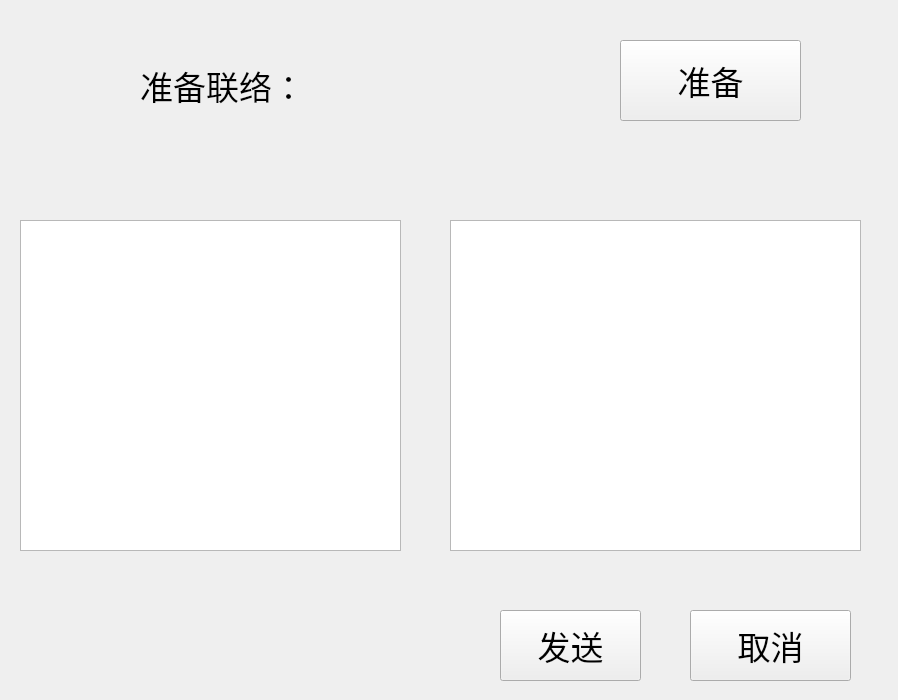
<?xml version="1.0" encoding="UTF-8"?>
<ui version="4.0">
 <class>message</class>
 <widget class="QWidget" name="message">
  <property name="geometry">
   <rect>
    <x>0</x>
    <y>0</y>
    <width>898</width>
    <height>700</height>
   </rect>
  </property>
  <property name="windowTitle">
   <string>Form</string>
  </property>
  <widget class="QLabel" name="label">
   <property name="geometry">
    <rect>
     <x>140</x>
     <y>50</y>
     <width>211</width>
     <height>71</height>
    </rect>
   </property>
   <property name="font">
    <font>
     <pointsize>25</pointsize>
    </font>
   </property>
   <property name="text">
    <string>准备联络：</string>
   </property>
  </widget>
  <widget class="QPushButton" name="zhunbei">
   <property name="geometry">
    <rect>
     <x>620</x>
     <y>40</y>
     <width>181</width>
     <height>81</height>
    </rect>
   </property>
   <property name="font">
    <font>
     <pointsize>25</pointsize>
    </font>
   </property>
   <property name="text">
    <string>准备</string>
   </property>
  </widget>
  <widget class="QTextEdit" name="textread">
   <property name="geometry">
    <rect>
     <x>20</x>
     <y>220</y>
     <width>381</width>
     <height>331</height>
    </rect>
   </property>
   <property name="font">
    <font>
     <pointsize>25</pointsize>
    </font>
   </property>
  </widget>
  <widget class="QTextEdit" name="textsend">
   <property name="geometry">
    <rect>
     <x>450</x>
     <y>220</y>
     <width>411</width>
     <height>331</height>
    </rect>
   </property>
   <property name="font">
    <font>
     <pointsize>25</pointsize>
    </font>
   </property>
  </widget>
  <widget class="QPushButton" name="send">
   <property name="geometry">
    <rect>
     <x>500</x>
     <y>610</y>
     <width>141</width>
     <height>71</height>
    </rect>
   </property>
   <property name="font">
    <font>
     <pointsize>25</pointsize>
    </font>
   </property>
   <property name="text">
    <string>发送</string>
   </property>
  </widget>
  <widget class="QPushButton" name="pushButton_3">
   <property name="geometry">
    <rect>
     <x>690</x>
     <y>610</y>
     <width>161</width>
     <height>71</height>
    </rect>
   </property>
   <property name="font">
    <font>
     <pointsize>25</pointsize>
    </font>
   </property>
   <property name="text">
    <string>取消</string>
   </property>
  </widget>
 </widget>
 <resources/>
 <connections/>
</ui>
